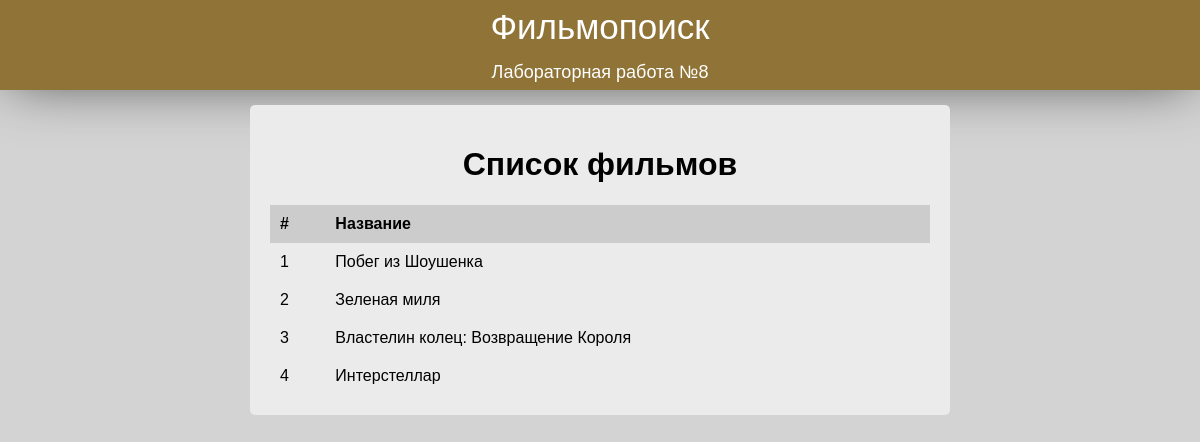
Before: / with the older database file.
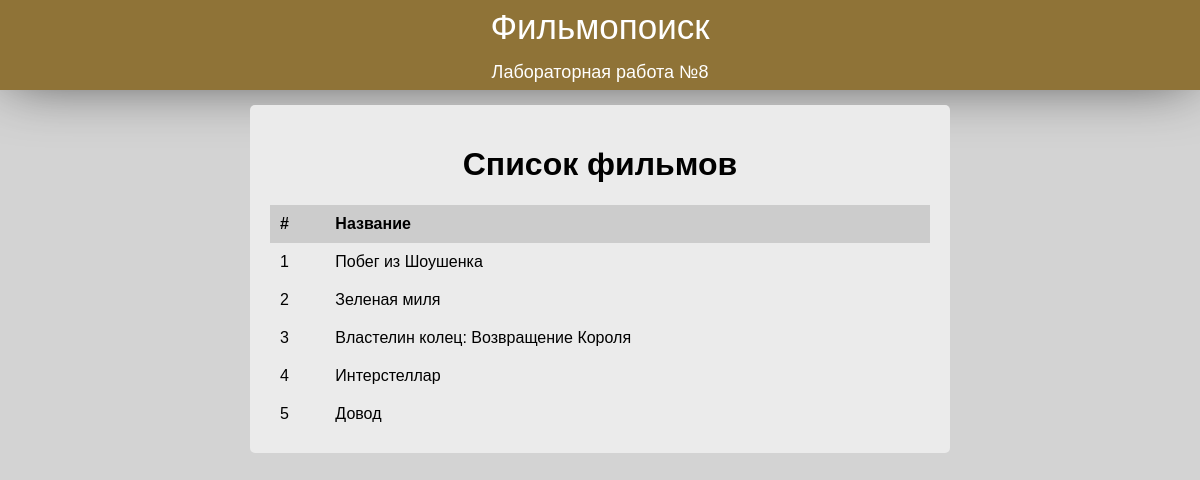
After: the same page with the newer database file.
### movies/models.py (models this page shows, shortened)
class movie(models.Model):
    title = models.CharField('Название фильма', max_length=50)

### movies/views.py (the view)
# urls.py: path('', include('movies.urls')),
def movies(request):
    films = movie.objects.all()
    return render(request,'movies/movies.html', {'films':films})

### movies/templates/movies/movies.html (shortened to what this page needs)
{% extends 'movies/index.html' %}
{% block body %}
<h1  class="mini-header">Список фильмов</h1>
<table>
    <tr class="table-head">
        <td>
            <b>
                #
            </b>
        </td>
        <td>
            <b>
                Название
            </b>
        </td>
    </tr>
    {% for film in films %}
    <tr>
        <td>
            {{ film.id }}
        </td>
        <td>
            <a class="link" href="{% url 'details' film.id%}">{{ film.title }}</a>
        </td>
    </tr>
    {% endfor %}
</table>
{% endblock %}

### movies/templates/movies/index.html (shortened to what this page needs)
{% load static %}
<html lang="ru">
<head>
    <link rel="stylesheet" href="{% static 'movies/css/style.css' %}">
</head>
<body>
    <div class="header">
        <label class="main-title">Фильмопоиск</label>
        <label class="sub-title">Лабораторная работа №8</label>
    </div>
    <div class="main-content">
        <div class="info-box">
            {% block body %}
            {% endblock %}
        </div>
    </div>
</body>
</html>

### movies/static/movies/css/style.css (style rules this page uses)
body { background-color: #d3d3d3; margin: 0px; font-family: Arial, Helvetica, sans-serif; display: flex; flex-direction: column; align-items: center; }
.header { background-color: #8f7337; height: 90px; width: 100%; color: white; display: flex; align-items: center; justify-content: space-around; flex-direction: column; box-shadow: 0px -3px 58px -9px rgba(0,0,0,0.75); }
.main-title { font-size: 35px; }
.sub-title { font-size: 18px; }
.main-content { width: 700px; background-color: rgb(235, 235, 235); margin-top: 15px; margin-bottom: 20px; border-radius: 5px; }
.info-box { padding: 20px; }
.link { text-decoration: none; color: black; }
td { padding: 10px; }
.mini-header { text-align: center; }
.table-head { background-color: #cccccc; }
table { border-collapse: collapse; width: 100%; }

Changed rows visible on the page:
added movie: id "5", title "Довод"
